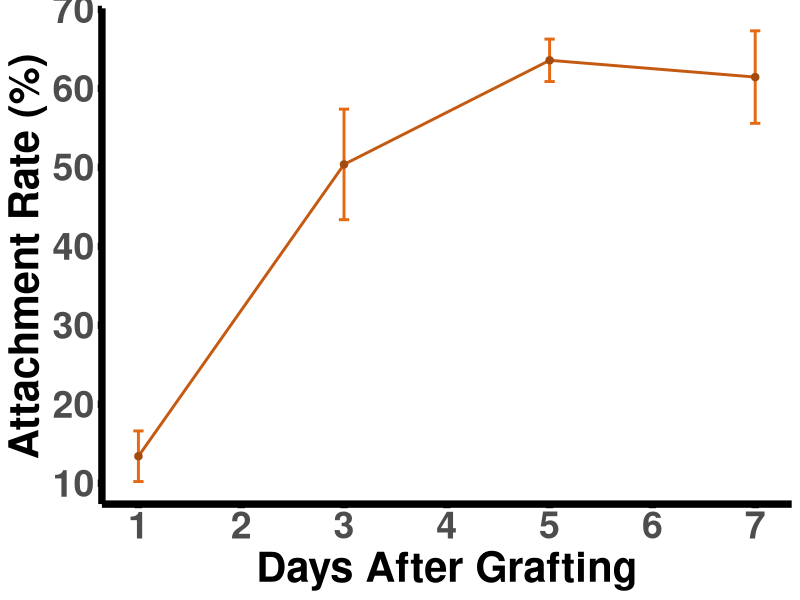
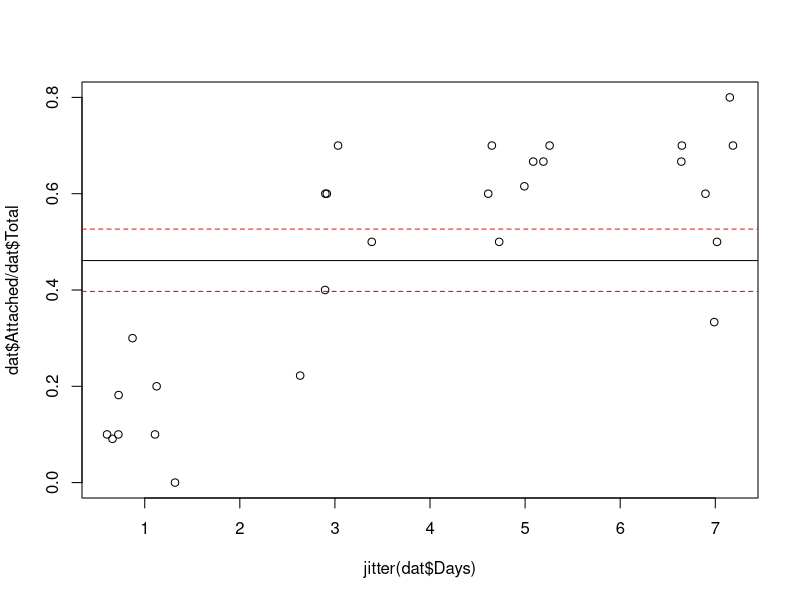
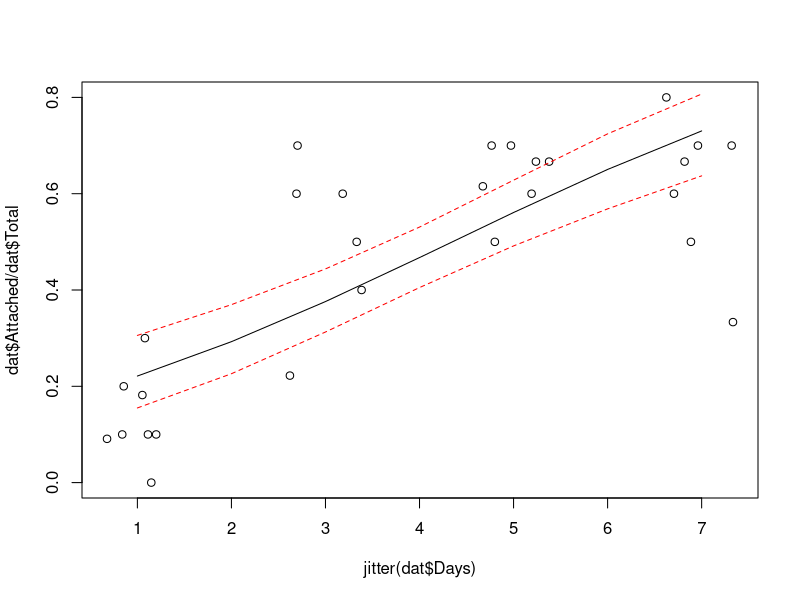

Generate these figures, in order, with R:
##############################################
##############################################
# R-script by Gregory Reeves (27 MAY 2021)
# University of Cambridge, Department of Plant Sciences,
# Downing Site, Cambridge CB2 3EA, United Kingdom
# E-mail me at drgregreeves@gmail.com or gr360@cam.ac.uk
##############################################
##############################################
library(tidyverse)
library(ggplot2)
library(mgcv) 
library(dplyr)
library(ggpubr)
library(car)
library(rstatix)
library(lsmeans)
library(lme4) # You need this package for the binomial regression steps

###################################################
# Grafting Rates for Rice Self Grafts Over Time
###################################################

### You need to specify the working directory. 
### You can always use the command "file.choose()", then copy the working directory with the file "RiceTimecourseTranscriptome-21Oct2020.csv"
setwd("~/")


#Grafting data input
TranscriptomeData <- read.csv("RiceTimecourseTranscriptome-21Oct2020.csv", sep=",",header=TRUE)

colnames(TranscriptomeData) <-c("DateGrafted",
                                "DateEvaluated",
                                "DaysAfterGrafting",
                                "DaysAfterGermination",
                                "Sample",
                                "RiceGenotype",
                                "GraftType",
                                "Fused",
                                "NotSeparated",
                                "Separated",
                                "Total",
                                "AttachmentEfficiency",
                                "SpecialNotes")


#####################
#We need to filter out the controls, these mess up the calculation
TranscriptomeDataFILTERED <- filter(TranscriptomeData, (GraftType == 'SelfGraft'))
TranscriptomeDataFILTERED2 <- filter(TranscriptomeDataFILTERED, !(DaysAfterGermination == '10'))

#####################
#  library("ggpubr")
AttachmentPlot <-ggline(TranscriptomeDataFILTERED2, 
                        x = "DaysAfterGrafting", 
                        y = "AttachmentEfficiency", 
                        add = c("mean_se"), 
                        add.params = list(color = "#e56814", size= 0.5),
                        color = c("#c45911"), 
                        point.color = c("#a34a0e"),
                        #order = c("ctrl", "trt1", "trt2"),
                        ylab = "Attachment Rate (%)", xlab = "Days After Grafting",
                        size = 1) +
  scale_x_continuous(breaks=seq(1,7,by=1)) +
  scale_y_continuous(breaks=seq(0,80,by=10))
#####################
AttachmentPlot + theme(axis.line = element_line(size = 2.5, 
                                                linetype = "solid"), 
                       axis.ticks = element_line(size = 2.5), 
                       panel.grid.major = element_line(colour = NA), 
                       panel.grid.minor = element_line(colour = NA), 
                       axis.title = element_text(size = 30, 
                                                 face = "bold"), 
                       axis.text = element_text(size = 30, 
                                                face = "bold", colour = "gray30"), 
                       axis.text.x = element_text(size = 27), 
                       axis.text.y = element_text(size = 27), 
                       legend.text = element_text(size = 27), 
                       legend.title = element_text(size = 27, 
                                                   face = "bold", colour = "gray30"), 
                       panel.background = element_rect(fill = NA), 
                       legend.key = element_rect(fill = NA), 
                       legend.background = element_rect(fill = NA))
#####################


###############
# Mixed Effect Binomial regression on the data
##############


# library(lme4)

### You need to specify the working directory. 
### You can always use the command "file.choose()", then copy the working directory with the file "RiceTimecourseTranscriptome-21Oct2020.csv"
setwd("~/")




#Grafting data input
dat <- read.csv("RiceTimecourseTranscriptome-21Oct2020.csv", sep=",",header=TRUE)

colnames(dat) <-c("DateGrafted",
                  "DateEvaluated",
                  "DaysAfterGrafting",
                  "DaysAfterGermination",
                  "Sample",
                  "RiceGenotype",
                  "Type",
                  "Attached",
                  "NotSeparated",
                  "Separated",
                  "Total",
                  "AttachmentEfficiency",
                  "SpecialNotes")


#Add rename same variables

dat$Days<-dat$DaysAfterGrafting
dat$NotAttached<-dat$Total-dat$Attached

#####################
#We need to filter out the controls, these mess up the calculation
datFILTERED <- filter(dat, !(Type == 'NonGraftControl'))
datFILTERED2 <- filter(datFILTERED, !(DaysAfterGermination == '10'))

#Get Data
dat<-datFILTERED2



#Fit binomial mixed effects model with Days as a fixed effect predictor and Sample as a random effect
mod<-glmer(cbind(Attached , NotAttached)~Days+(1|Sample) , data=dat , family='binomial')

#Fit binomial mixed effects model only Sample as a random effect
nullmod<-glmer(cbind(Attached , NotAttached)~(1|Sample) , data=dat , family='binomial')

#Compare the two models with a Likelihood ratio test
anova(mod , nullmod , test="LRT")


#The estimated constant attachment rate can be calculated from the intercept coefficient in the following table
summary(nullmod)

#This helps extract the log(odds) of the attachment probability
summaryobj <- summary(nullmod)
coeff <- summaryobj$coefficients
coeff[1] #This is the Estimate value
coeff[2] #This is the standard error
#This value (Estimate) isn't the attachment probability directly but is instead the log(odds) of the attachment
#probability. We can recover the exact value through the following function

est<-family(nullmod)$linkinv(coeff[1])
est
#We can also calucate the upper and lower 95% confidence intervals using the Std.Error value
#from the summary table:

upper<-family(nullmod)$linkinv(coeff[1] + 1.96*coeff[2])
lower<-family(nullmod)$linkinv(coeff[1] - 1.96*coeff[2])


#The basic visualisation for this null model ("null" because there are no statistically significant fixed effects) is below/ I've added a small
#amount of jitter to the x-component of each point to prevent overplotting on some of the days (you have multiple measurements that are exactly
#the same on some days and this afct would be obscured if you just plotted the data directly).

plot(jitter(dat$Days) , dat$Attached/dat$Total)
abline(h=est , col='black')
abline(h=c(lower,upper) , col='red' , lty=2)

#FYI the visualisation for the model with Days as a predictor variable (which isn't statistically significant) is below, just so you have the
#code. As I mentioned before, I can only add the 95% confidence lines here because there isn't any random effect due to Sample. Ordinarily you'd just
#be stuck with the fitted line.

#create the basic glm without random effects
mod<-glm(cbind(Attached , NotAttached)~Days , data=dat , family='binomial')

#create a set of points to estimate the curves at
predDat<-data.frame(Days=1:7)

#Predictions and std errors on the linearised log-odds scale
est<-predict(mod , predDat , se.fit=TRUE)$fit
stderr<-predict(mod , predDat , se.fit=TRUE)$se.fit

#Predictions and 95% confidence intervals on the probability scale
meanPred<-family(mod)$linkinv(est)
upperPred<-family(mod)$linkinv(est + 1.96*stderr)
lowerPred<-family(mod)$linkinv(est - 1.96*stderr)


plot(jitter(dat$Days) , dat$Attached/dat$Total)+
  points(meanPred~predDat$Days , type='l' , col='black')
points(upperPred~predDat$Days , type='l' , col='red' , lty=2)
points(lowerPred~predDat$Days , type='l' , col='red' , lty=2)
